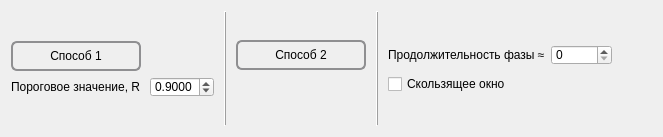
      <widget class="QWidget" name="tab_3">
       <attribute name="title">
        <string>Начало рабочего режима</string>
       </attribute>
       <layout class="QHBoxLayout" name="horizontalLayout_16">
        <item>
         <layout class="QVBoxLayout" name="verticalLayout_15">
          <property name="sizeConstraint">
           <enum>QLayout::SetDefaultConstraint</enum>
          </property>
          <item>
           <spacer name="verticalSpacer_4">
            <property name="orientation">
             <enum>Qt::Vertical</enum>
            </property>
            <property name="sizeType">
             <enum>QSizePolicy::Fixed</enum>
            </property>
            <property name="sizeHint" stdset="0">
             <size>
              <width>20</width>
              <height>30</height>
             </size>
            </property>
           </spacer>
          </item>
          <item>
           <widget class="QPushButton" name="startWork1">
            <property name="sizePolicy">
             <sizepolicy hsizetype="Minimum" vsizetype="Preferred">
              <horstretch>0</horstretch>
              <verstretch>0</verstretch>
             </sizepolicy>
            </property>
            <property name="minimumSize">
             <size>
              <width>130</width>
              <height>30</height>
             </size>
            </property>
            <property name="maximumSize">
             <size>
              <width>130</width>
              <height>30</height>
             </size>
            </property>
            <property name="autoFillBackground">
             <bool>false</bool>
            </property>
            <property name="styleSheet">
             <string notr="true"> QPushButton {
     border: 2px solid #8f8f91;
     border-radius: 6px;
     background-color: qlineargradient(x1: 0, y1: 0, x2: 0, y2: 1,
                                       stop: 0 #f6f7fa, stop: 1 #dadbde);
}
QPushButton:pressed {
     background-color: qlineargradient(x1: 0, y1: 0, x2: 0, y2: 1,
                                       stop: 0 #dadbde, stop: 1 #f6f7fa);
 }
QPushButton:checked{
     background-color: qlineargradient(x1: 0, y1: 0, x2: 1, y2: 1,
                                       stop: 0 #dadbde, stop: 1 #a0a0a4);
 }</string>
            </property>
            <property name="text">
             <string>Способ 1</string>
            </property>
            <property name="checkable">
             <bool>true</bool>
            </property>
            <property name="checked">
             <bool>true</bool>
            </property>
           </widget>
          </item>
          <item>
           <layout class="QHBoxLayout" name="horizontalLayout_5">
            <item>
             <widget class="QLabel" name="label_13">
              <property name="sizePolicy">
               <sizepolicy hsizetype="Preferred" vsizetype="Preferred">
                <horstretch>0</horstretch>
                <verstretch>0</verstretch>
               </sizepolicy>
              </property>
              <property name="maximumSize">
               <size>
                <width>153</width>
                <height>20</height>
               </size>
              </property>
              <property name="text">
               <string>Пороговое значение, R </string>
              </property>
             </widget>
            </item>
            <item>
             <widget class="QDoubleSpinBox" name="SpinLimit">
              <property name="sizePolicy">
               <sizepolicy hsizetype="Preferred" vsizetype="Preferred">
                <horstretch>0</horstretch>
                <verstretch>0</verstretch>
               </sizepolicy>
              </property>
              <property name="maximumSize">
               <size>
                <width>80</width>
                <height>20</height>
               </size>
              </property>
              <property name="decimals">
               <number>4</number>
              </property>
              <property name="minimum">
               <double>0.000000000000000</double>
              </property>
              <property name="maximum">
               <double>1.000000000000000</double>
              </property>
              <property name="singleStep">
               <double>0.010000000000000</double>
              </property>
              <property name="value">
               <double>0.900000000000000</double>
              </property>
             </widget>
            </item>
           </layout>
          </item>
          <item>
           <spacer name="verticalSpacer_5">
            <property name="orientation">
             <enum>Qt::Vertical</enum>
            </property>
            <property name="sizeType">
             <enum>QSizePolicy::Preferred</enum>
            </property>
            <property name="sizeHint" stdset="0">
             <size>
              <width>20</width>
              <height>29</height>
             </size>
            </property>
           </spacer>
          </item>
         </layout>
        </item>
        <item>
         <widget class="QLabel" name="label_19">
          <property name="sizePolicy">
           <sizepolicy hsizetype="Minimum" vsizetype="Preferred">
            <horstretch>0</horstretch>
            <verstretch>0</verstretch>
           </sizepolicy>
          </property>
          <property name="minimumSize">
           <size>
            <width>10</width>
            <height>0</height>
           </size>
          </property>
          <property name="maximumSize">
           <size>
            <width>10</width>
            <height>16777215</height>
           </size>
          </property>
          <property name="frameShape">
           <enum>QFrame::VLine</enum>
          </property>
          <property name="frameShadow">
           <enum>QFrame::Raised</enum>
          </property>
          <property name="text">
           <string/>
          </property>
         </widget>
        </item>
        <item>
         <layout class="QVBoxLayout" name="verticalLayout_17">
          <item>
           <spacer name="verticalSpacer_7">
            <property name="orientation">
             <enum>Qt::Vertical</enum>
            </property>
            <property name="sizeType">
             <enum>QSizePolicy::Fixed</enum>
            </property>
            <property name="sizeHint" stdset="0">
             <size>
              <width>20</width>
              <height>13</height>
             </size>
            </property>
           </spacer>
          </item>
          <item>
           <widget class="QPushButton" name="startWork2">
            <property name="sizePolicy">
             <sizepolicy hsizetype="Minimum" vsizetype="Preferred">
              <horstretch>0</horstretch>
              <verstretch>0</verstretch>
             </sizepolicy>
            </property>
            <property name="minimumSize">
             <size>
              <width>130</width>
              <height>30</height>
             </size>
            </property>
            <property name="maximumSize">
             <size>
              <width>130</width>
              <height>30</height>
             </size>
            </property>
            <property name="autoFillBackground">
             <bool>false</bool>
            </property>
            <property name="styleSheet">
             <string notr="true"> QPushButton {
     border: 2px solid #8f8f91;
     border-radius: 6px;
     background-color: qlineargradient(x1: 0, y1: 0, x2: 0, y2: 1,
                                       stop: 0 #f6f7fa, stop: 1 #dadbde);
}
QPushButton:pressed {
     background-color: qlineargradient(x1: 0, y1: 0, x2: 0, y2: 1,
                                       stop: 0 #dadbde, stop: 1 #f6f7fa);
 }
QPushButton:checked{
     background-color: qlineargradient(x1: 0, y1: 0, x2: 1, y2: 1,
                                       stop: 0 #dadbde, stop: 1 #a0a0a4);
 }</string>
            </property>
            <property name="text">
             <string>Способ 2</string>
            </property>
            <property name="checkable">
             <bool>true</bool>
            </property>
            <property name="checked">
             <bool>false</bool>
            </property>
           </widget>
          </item>
          <item>
           <spacer name="verticalSpacer_6">
            <property name="orientation">
             <enum>Qt::Vertical</enum>
            </property>
            <property name="sizeType">
             <enum>QSizePolicy::Fixed</enum>
            </property>
            <property name="sizeHint" stdset="0">
             <size>
              <width>20</width>
              <height>40</height>
             </size>
            </property>
           </spacer>
          </item>
         </layout>
        </item>
        <item>
         <widget class="QLabel" name="label_20">
          <property name="sizePolicy">
           <sizepolicy hsizetype="Minimum" vsizetype="Preferred">
            <horstretch>0</horstretch>
            <verstretch>0</verstretch>
           </sizepolicy>
          </property>
          <property name="minimumSize">
           <size>
            <width>10</width>
            <height>0</height>
           </size>
          </property>
          <property name="maximumSize">
           <size>
            <width>10</width>
            <height>16777215</height>
           </size>
          </property>
          <property name="frameShape">
           <enum>QFrame::VLine</enum>
          </property>
          <property name="frameShadow">
           <enum>QFrame::Raised</enum>
          </property>
          <property name="text">
           <string/>
          </property>
         </widget>
        </item>
        <item>
         <layout class="QVBoxLayout" name="verticalLayout_16">
          <item>
           <spacer name="verticalSpacer_10">
            <property name="orientation">
             <enum>Qt::Vertical</enum>
            </property>
            <property name="sizeType">
             <enum>QSizePolicy::Preferred</enum>
            </property>
            <property name="sizeHint" stdset="0">
             <size>
              <width>20</width>
              <height>34</height>
             </size>
            </property>
           </spacer>
          </item>
          <item>
           <layout class="QHBoxLayout" name="horizontalLayout_6">
            <item>
             <widget class="QLabel" name="label_7">
              <property name="maximumSize">
               <size>
                <width>16777215</width>
                <height>20</height>
               </size>
              </property>
              <property name="text">
               <string>Продолжительность фазы ≈</string>
              </property>
             </widget>
            </item>
            <item>
             <widget class="QSpinBox" name="SpinTimeExp">
              <property name="sizePolicy">
               <sizepolicy hsizetype="Minimum" vsizetype="Fixed">
                <horstretch>0</horstretch>
                <verstretch>0</verstretch>
               </sizepolicy>
              </property>
              <property name="maximumSize">
               <size>
                <width>80</width>
                <height>20</height>
               </size>
              </property>
              <property name="maximum">
               <number>10000</number>
              </property>
             </widget>
            </item>
           </layout>
          </item>
          <item>
           <layout class="QHBoxLayout" name="horizontalLayout_15">
            <item>
             <widget class="QCheckBox" name="checkTimeExp">
              <property name="sizePolicy">
               <sizepolicy hsizetype="Preferred" vsizetype="Preferred">
                <horstretch>0</horstretch>
                <verstretch>0</verstretch>
               </sizepolicy>
              </property>
              <property name="maximumSize">
               <size>
                <width>16777215</width>
                <height>16777215</height>
               </size>
              </property>
              <property name="text">
               <string>Скользящее окно</string>
              </property>
             </widget>
            </item>
           </layout>
          </item>
          <item>
           <spacer name="verticalSpacer_11">
            <property name="orientation">
             <enum>Qt::Vertical</enum>
            </property>
            <property name="sizeType">
             <enum>QSizePolicy::Preferred</enum>
            </property>
            <property name="sizeHint" stdset="0">
             <size>
              <width>20</width>
              <height>29</height>
             </size>
            </property>
           </spacer>
          </item>
         </layout>
        </item>
        <item>
         <spacer name="horizontalSpacer_3">
          <property name="orientation">
           <enum>Qt::Horizontal</enum>
          </property>
          <property name="sizeHint" stdset="0">
           <size>
            <width>40</width>
            <height>20</height>
           </size>
          </property>
         </spacer>
        </item>
       </layout>
      </widget>
